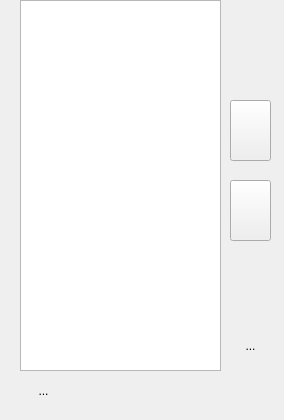
<?xml version="1.0" encoding="UTF-8"?>
<ui version="4.0">
 <class>SubComponentListEdit</class>
 <widget class="QWidget" name="SubComponentListEdit">
  <property name="geometry">
   <rect>
    <x>0</x>
    <y>0</y>
    <width>284</width>
    <height>420</height>
   </rect>
  </property>
  <property name="windowTitle">
   <string>Form</string>
  </property>
  <widget class="QToolButton" name="toolButton_2">
   <property name="geometry">
    <rect>
     <x>230</x>
     <y>180</y>
     <width>41</width>
     <height>61</height>
    </rect>
   </property>
   <property name="toolTip">
    <string>Move instruction down</string>
   </property>
   <property name="text">
    <string/>
   </property>
   <property name="icon">
    <iconset resource="../resources.qrc">
     <normaloff>:/src_icons/down.png</normaloff>:/src_icons/down.png</iconset>
   </property>
   <property name="iconSize">
    <size>
     <width>128</width>
     <height>128</height>
    </size>
   </property>
  </widget>
  <widget class="QListWidget" name="listWidget">
   <property name="geometry">
    <rect>
     <x>20</x>
     <y>0</y>
     <width>201</width>
     <height>371</height>
    </rect>
   </property>
  </widget>
  <widget class="QToolButton" name="toolButton">
   <property name="geometry">
    <rect>
     <x>230</x>
     <y>100</y>
     <width>41</width>
     <height>61</height>
    </rect>
   </property>
   <property name="toolTip">
    <string>Move instruction up</string>
   </property>
   <property name="text">
    <string/>
   </property>
   <property name="icon">
    <iconset resource="../resources.qrc">
     <normaloff>:/src_icons/up.png</normaloff>:/src_icons/up.png</iconset>
   </property>
   <property name="iconSize">
    <size>
     <width>128</width>
     <height>128</height>
    </size>
   </property>
  </widget>
  <widget class="QToolButton" name="buttonAddInstruction">
   <property name="geometry">
    <rect>
     <x>23</x>
     <y>370</y>
     <width>41</width>
     <height>41</height>
    </rect>
   </property>
   <property name="text">
    <string>...</string>
   </property>
   <property name="icon">
    <iconset resource="../resources.qrc">
     <normaloff>:/src_icons/insert.png</normaloff>:/src_icons/insert.png</iconset>
   </property>
   <property name="iconSize">
    <size>
     <width>128</width>
     <height>128</height>
    </size>
   </property>
   <property name="popupMode">
    <enum>QToolButton::InstantPopup</enum>
   </property>
   <property name="autoRaise">
    <bool>true</bool>
   </property>
  </widget>
  <widget class="QToolButton" name="buttonDeleteInstruction">
   <property name="geometry">
    <rect>
     <x>230</x>
     <y>330</y>
     <width>41</width>
     <height>31</height>
    </rect>
   </property>
   <property name="toolTip">
    <string>Delete Selected Instruction</string>
   </property>
   <property name="text">
    <string>...</string>
   </property>
   <property name="icon">
    <iconset resource="../resources.qrc">
     <normaloff>:/src_icons/delete.png</normaloff>:/src_icons/delete.png</iconset>
   </property>
   <property name="iconSize">
    <size>
     <width>128</width>
     <height>128</height>
    </size>
   </property>
   <property name="popupMode">
    <enum>QToolButton::InstantPopup</enum>
   </property>
   <property name="autoRaise">
    <bool>true</bool>
   </property>
  </widget>
 </widget>
 <resources>
  <include location="../resources.qrc"/>
 </resources>
 <connections/>
</ui>
